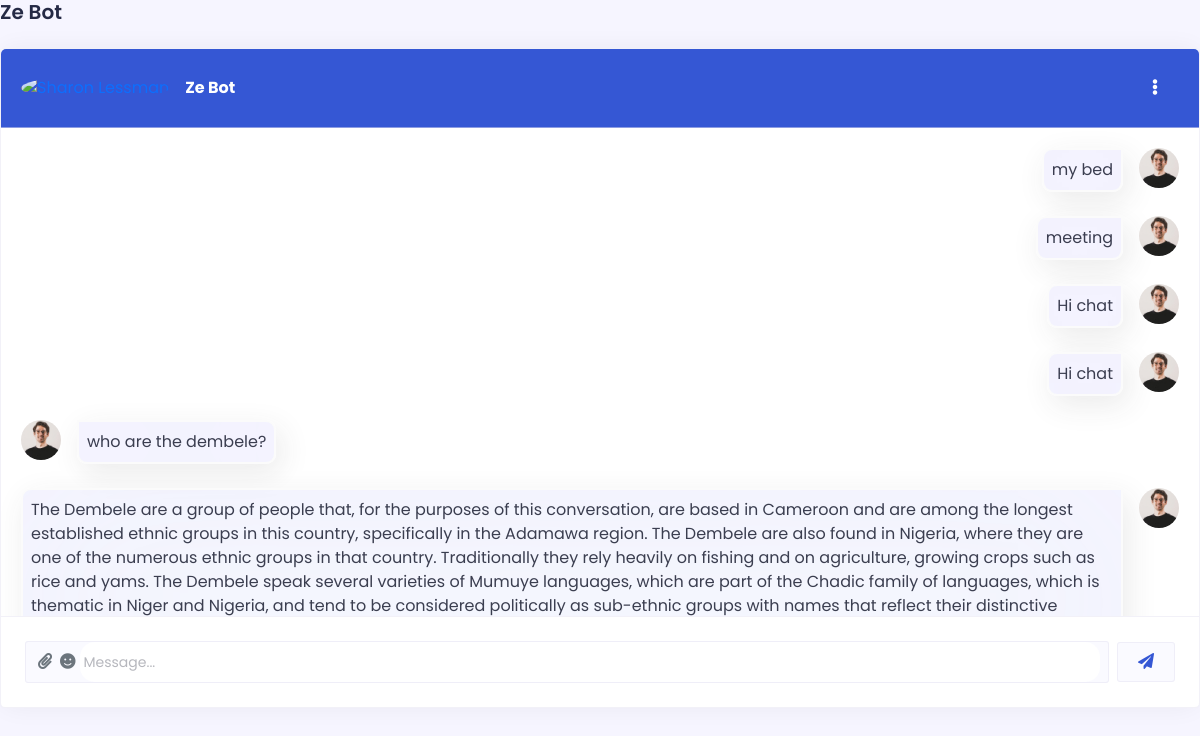
The page / on the database its author committed.
### home/models.py (models this page shows)
class ChatMessage(models.Model):
    sender = models.CharField(max_length=100, default='user')  # Set default value to 'user'
    message = models.TextField()
    timestamp = models.DateTimeField(auto_now_add=True)

### home/views.py (the view)
# urls.py: 2. Add a URL to urlpatterns:  path('', views.home, name='home')
def home(request):
    messages = ChatMessage.objects.all()
    context = {
        'messages': messages
    }
    return render (request, 'chat.html', context)

### home/templates/chat.html (shortened to what this page needs)
<!DOCTYPE html>
{%load static%}
<html lang="en">
    <head>
        <link rel="stylesheet" href="{% static 'lib/bootstrap_5/bootstrap.min.css' %}">
        <link rel="stylesheet" href="{% static 'lib/fontawesome/css/all.min.css'%}">
        <link rel="stylesheet" href="{% static 'assets/css/global.css' %}">
        <link rel="stylesheet" href="{% static 'assets/css/style.css'%}">
        <link rel="stylesheet" href="{% static 'assets/css/responsive.css'%}">
    </head>
    <body class="d2c_theme_light">
            <div class="col-xxl">
                <h5 class="fw-semibold mb-4">Ze Bot</h5>
                <div class="card">
                    <div class="card-body p-0">
                        <div class="d2c_chat_box">
                            <div class="d2c_chat_header">
                                <div class="d-flex align-items-center py-1">
                                    <div class="position-relative">
                                        <a href="#">
                                            <img src="https://bootdey.com/img/Content/avatar/avatar3.png" class="rounded-circle mr-1" alt="Sharon Lessman" width="40" height="40">
                                        </a>
                                    </div>
                                    <div class="flex-grow-1 ms-3">
                                        <strong>Ze Bot</strong>
                                    </div>
                                    <div>
                                        <div class="dropdown">
                                            <button class="btn d2c_communication" type="button" id="dropdownMenuButton1" data-bs-toggle="dropdown" aria-expanded="false">
                                                <i class="fas fa-ellipsis-v"></i>
                                            </button>
                                        </div>
                                    </div>
                                </div>
                            </div>
                            {% block content %}
                            <div class="position-relative">
                                <div class="chat-messages">
                                    {% for message in messages %}
                                        <div class="{% if message.sender == 'user' %}chat-message-right{% else %}chat-message-left{% endif %} pb-4">
                                            <div>
                                                <img src="{% static 'assets\images\profile\profile_4.jpg' %}" class="rounded-circle mr-1" alt="{{ message.sender }}" width="40" height="40">
                                            </div>
                                            <div class="flex-shrink-1 p-2 {% if message.sender == 'user' %}me-3{% else %}ms-3{% endif %}">{{ message.message }}</div>
                                        </div>
                                    {% endfor %}
                                </div>
                            </div>
                            {% endblock %}
                            <form action="{%url 'save_message' %}" method="post" >
                            <div class="p-4 d2c_chat_footer">
                                <div class="d-flex justify-content-start align-items-center">
                                    <div class="w-100 d-flex justify-content-start align-items-center d2c_input_wrapper px-2">
                                        <a class="px-1 text-muted" href="#!"><i class="fas fa-paperclip"></i></a>
                                        <a class="px-1 text-muted" href="#!"><i class="fas fa-smile"></i></a>
                                        <input type="text" class="form-control py-2 px-1 border-0" id="chatBox" name="user_message" placeholder="Message...">
                                    </div>
                                    <button type="submit" class="btn ms-2 text-primary">
                                        <i class="fas fa-paper-plane"></i>
                                    </button>
                                </div>
                            </div>
                            </form>
                        </div>
                    </div>
                </div>
            </div>
</body>
</html>

### home/static/assets/css/global.css (style rules this page uses)
:root { --bs-primary: #3557d4; --bs-warning: #e0cb02; --bs-danger: #981957; --bs-info: #327ad1; --bs-dark: #232323; --bg-success: #50a401; --bg-light: #f5f7fd; --bs-primary-rgb: 53, 87, 212; --bs-warning-rgb: 224, 203, 2; --bs-danger-rgb: 152, 25, 87; --bs-dark-rgb: 35, 35, 35; --bs-success-rgb: 80, 164, 1; --bs-info-rgb: 50, 122, 209; --primary_shade: rgba(53, 87, 212, 0.1); --warning_shade: rgba(224, 203, 2, 0.1); --danger_shade: rgba(152, 25, 87, 0.1); --success_shade: rgba(80, 164, 1, 0.1); --info_shade: rgba(50, 122, 209, 0.1); --border-radius: 8px; --primary_border: rgba(13, 16, 36, 0.1); --light-theme-color: #3557d4; --dark-theme-color: #3557d4; --dark_bg: #242731; --heading_color: #252a45; --text_color: rgba(13, 16, 36, 0.6); }
@media (prefers-reduced-motion: no-preference) { :root { scroll-behavior: smooth; } }
h1, h2, h3, h4, h5, h6 { font-weight: 600; }
.d2c_theme_light h1, .d2c_theme_light h2, .d2c_theme_light h3, .d2c_theme_light h4, .d2c_theme_light h5, .d2c_theme_light h6 { color: var(--heading_color); }
a { text-decoration: none; }
.btn { --bs-btn-padding-x: 1.25rem; --bs-btn-padding-y: 0.438rem; --bs-btn-border-radius: 8px; --bs-btn-font-weight: 500; text-transform: capitalize; }
html { scroll-behavior: smooth; }
body { font-family: 'Poppins', sans-serif; -webkit-text-size-adjust: 100%; }
.form-control,.form-select { background-color: var(--bs-white); border: 1px solid var(--primary_border); border-radius: 15px; padding: 0.5rem 1.25rem; }
.form-control::placeholder { font-size: 14px; color: rgba(13, 16, 36, 0.3); }
body.d2c_theme_light { background: #f6f5ff; color: var(--text_color); -webkit-tap-highlight-color: rgba(0, 0, 0, 0); }
.card { border: none; border-radius: 0.938rem; -webkit-border-radius: 0.938rem; -moz-border-radius: 0.938rem; -ms-border-radius: 0.938rem; -o-border-radius: 0.938rem; padding: 0; }
.card-body { padding: 1.25rem; }
.d2c_theme_light .card { background-color: #ffffff; box-shadow: 0px 0px 25px rgba(13, 16, 36, 0.05); }
.d2c_theme_light .card-body { color: rgba(13, 16, 36, 0.8); }

### home/static/assets/css/style.css (style rules this page uses)
.d2c_chat_box { background: var(--bs-white); border: 0.063rem solid rgba(229, 227, 242, 0.5); border-radius: 0.313rem; -webkit-border-radius: 0.313rem; -moz-border-radius: 0.313rem; -ms-border-radius: 0.313rem; -o-border-radius: 0.313rem; }
.d2c_chat_header { background: var(--bs-primary); border-bottom: 0.063rem solid rgba(229, 227, 242, 0.5); border-radius: 0.313rem 0.313rem 0px 0px; padding: 0.938rem 1.25rem; -webkit-border-radius: 0.313rem 0.313rem 0px 0px; -moz-border-radius: 0.313rem 0.313rem 0px 0px; -ms-border-radius: 0.313rem 0.313rem 0px 0px; -o-border-radius: 0.313rem 0.313rem 0px 0px; color: #ffffff; }
.chat-messages { padding: 1.25rem 1.25rem 0rem 1.25rem; display: flex; flex-direction: column; max-height: 30.5rem; overflow-y: scroll; }
.chat-messages .flex-shrink-1 { background: rgba(53, 87, 212, 0.06); border: 0.125rem solid #fbfbfb; box-shadow: 0.313rem 0.563rem 1.875rem rgba(56, 56, 56, 0.1), inset 0rem 0rem 9.375rem #f4f3ff; border-radius: 0rem 0.625rem 0.625rem 0.625rem; }
.chat-message-right .flex-shrink-1 { border-radius: 0.625rem 0rem 0.625rem 0.625rem !important; }
.d2c_chat_footer { border-top: 0.063rem solid rgba(229, 227, 242, 0.5); }
.d2c_chat_footer .btn, .d2c_chat_footer .d2c_input_wrapper { background: rgba(246, 245, 255, 0.5); border: 0.063rem solid rgba(229, 227, 242, 0.5); border-radius: 0.188rem; }
.chat-message-left, .chat-message-right { display: flex; flex-shrink: 0; }
.chat-message-left { margin-right: auto; }
.chat-message-right { flex-direction: row-reverse; margin-left: auto; }
.d2c_communication { color: var(--bs-white) !important; }

### rows shown on the page
ChatMessage: message "my bed"
ChatMessage: message "meeting"
ChatMessage: message "Hi chat"
ChatMessage: message "Hi chat"
ChatMessage: message "who are the dembele?"
ChatMessage: message "The Dembele are a group of people that, for the purposes of this conversation, are based in Cameroon and are among the longest established ethnic groups in this country, specifically in the Adamawa region. The Dembele are also found in Nigeria, where they are one of the numerous ethnic groups in that country. Traditionally they rely heavily on fishing and on agriculture, growing crops such as rice and yams. The Dembele speak several varieties of Mumuye languages, which are part of the Chadic family of languages, which is thematic in Niger and Nigeria, and tend to be considered politically as sub-ethnic groups with names that reflect their distinctive…"
